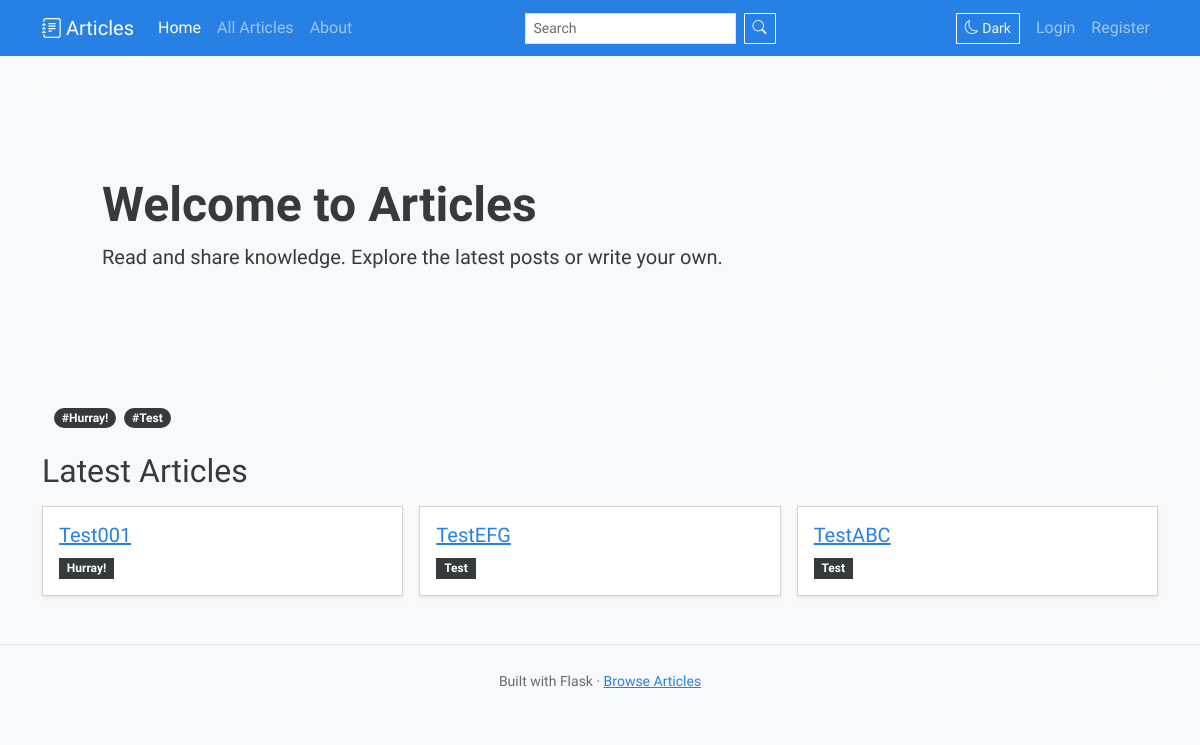
The page / on the database its author committed.
### articles_website/models.py (models this page shows)
class Article(db.Model):
    id = db.Column(db.Integer, primary_key=True)
    title = db.Column(db.String(200), nullable=False)
    body = db.Column(db.Text, nullable=False)
    tags = db.Column(db.String(255))
    slug = db.Column(db.String(255), unique=True, nullable=False)
    cover_image = db.Column(db.String(255))

### articles_website/blueprints/main.py (the view)
@bp.route("/")
def home():
    latest = Article.query.order_by(Article.id.desc()).limit(5).all()
    return render_template("home.html", latest=latest)

### templates/home.html (shortened to what this page needs)
{% extends "base.html" %}
{% block content %}
<section class="p-5 mb-4 bg-body-tertiary rounded-3">
  <div class="container py-5">
    <h1 class="display-5 fw-bold">Welcome to Articles</h1>
    <p class="col-md-8 fs-5">Read and share knowledge. Explore the latest posts or write your own.</p>
  </div>
</section>
{% set tags = [] %}
{% for a in latest %}
  {% if a.tags %}
    {% for t in a.tags.split(',') %}
      {% set _ = tags.append(t.strip()) %}
    {% endfor %}
  {% endif %}
{% endfor %}
{% set tags = tags|unique %}
{% if tags %}
  <div class="container mb-3">
    <div class="d-flex gap-2 overflow-auto pb-2">
      {% for t in tags %}
        <a class="badge rounded-pill text-bg-secondary text-decoration-none" href="{{ url_for('main.by_tag', tag=t) }}">#{{ t }}</a>
      {% endfor %}
    </div>
  </div>
{% endif %}
<h2 class="mb-3">Latest Articles</h2>
<div class="row g-3">
  {% for article in latest %}
    <div class="col-md-6 col-lg-4">
      <div class="card h-100 shadow-sm">
        <div class="card-body">
          <h5 class="card-title"><a href="{{ url_for('main.article_by_slug', slug=article.slug) }}" class="stretched-link">{{ article.title }}</a></h5>
          {% if article.tags %}
          <div>
            {% for t in article.tags.split(',') %}
              <span class="badge bg-secondary me-1">{{ t.strip() }}</span>
            {% endfor %}
          </div>
          {% endif %}
        </div>
      </div>
    </div>
  {% else %}
    <div class="col-12"><div class="alert alert-info">No articles yet. {% if current_user.is_authenticated and current_user.is_admin %}<a href="{{ url_for('admin.create') }}">Create one</a>.{% endif %}</div></div>
  {% endfor %}
</div>
{% endblock %}

### rows shown on the page
Article: tags "Hurray!", title "Test001", strip "Hurray!"
Article: tags "Test", title "TestEFG", strip "Test"
Article: title "TestABC", strip "Test"
